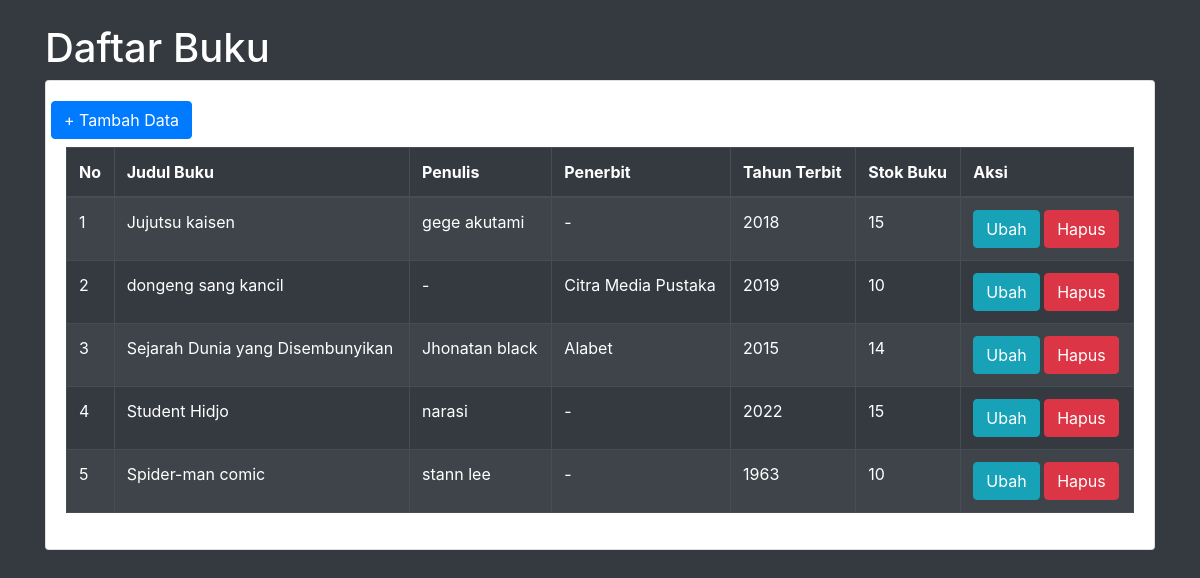
The app's page /buku.php with its own data.
### tables this page shows
CREATE TABLE `t_buku` (
  `bukuID` int(11) NOT NULL,
  `judul` varchar(255) DEFAULT NULL,
  `penulis` varchar(255) DEFAULT NULL,
  `penerbit` varchar(255) DEFAULT NULL,
  `tahunTerbit` int(11) DEFAULT NULL,
  `stok` int(11) DEFAULT NULL
);

### buku.php (the view, shortened to what this page needs)
<!DOCTYPE html>
<html lang="en">
<head>
    <link href="https://stackpath.bootstrapcdn.com/bootstrap/4.5.2/css/bootstrap.min.css" rel="stylesheet">
</head>
<body class="bg-dark">
    <div class="container">
        <h1 class="text-white mt-4">Daftar Buku</h1>
        <div class="card">
            <div class="card-body">
                <div class="row">
                    <div class="col-md-12">
                        <a href="?page=buku_tambah" class="btn btn-primary row mb-2">+ Tambah Data</a>
                        <div class="table-responsive">
                            <table class="table table-bordered table-striped table-dark" id="dataTable" width="100%" cellspacing="0">
                                <thead>
                                    <tr class="text-white">
                                        <th>No</th>
                                        <th>Judul Buku</th>
                                        <th>Penulis</th>
                                        <th>Penerbit</th>
                                        <th>Tahun Terbit</th>
                                        <th>Stok Buku</th>
                                        <th>Aksi</th>
                                    </tr>
                                </thead>
                                <tbody>
                                    <?php
                                    $i = 1;
                                    $query = mysqli_query($koneksi, "SELECT * FROM t_buku LEFT JOIN t_kategoribuku on t_buku.bukuID = t_kategoribuku.kategoriID");
                                    while ($data = mysqli_fetch_array($query)) {
                                    ?>
                                        <tr class="text-white">
                                            <td><?php echo $i++; ?></td>
                                            <td><?php echo $data['judul']; ?></td>
                                            <td><?php echo $data['penulis']; ?></td>
                                            <td><?php echo $data['penerbit']; ?></td>
                                            <td><?php echo $data['tahunTerbit']; ?></td>
                                            <td><?php echo $data['stok']; ?></td>
                                            <td>
                                                <a href="?page=buku_ubah&&id=<?php echo $data['bukuID']; ?>" class="btn btn-info">Ubah</a>
                                                <a onclick="return confirm('Apakah anda yakin ingin menghapus data ini?');" href="?page=buku_hapus&&id=<?php echo $data['bukuID']; ?>" class="btn btn-danger">Hapus</a>
                                            </td>
                                        </tr>
                                    <?php
                                    }
                                    ?>
                                </tbody>
                            </table>
                        </div>
                    </div>
                </div>
            </div>
        </div>
    </div>
</body>
</html>

### buku.php (style rules this page uses)
.text-white { color: #fff; }

### records on screen
t_buku: judul "Jujutsu kaisen", penulis "gege akutami", penerbit "-", tahunTerbit "2018", stok "15"
t_buku: judul "dongeng sang kancil", penulis "-", penerbit "Citra Media Pustaka", tahunTerbit "2019", stok "10"
t_buku: judul "Sejarah Dunia yang Disembunyikan", penulis "Jhonatan black", penerbit "Alabet", tahunTerbit "2015", stok "14"
t_buku: judul "Student Hidjo", penulis "narasi", penerbit "-", tahunTerbit "2022", stok "15"
t_buku: judul "Spider-man comic", penulis "stann lee", penerbit "-", tahunTerbit "1963", stok "10"
